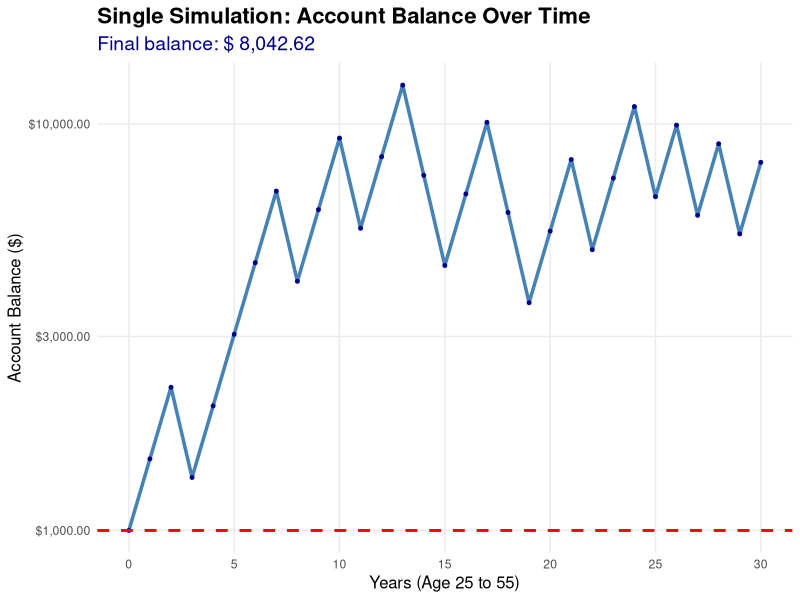

Write the R code that produced this figure. (Note: this script raises an error after producing the figure.)
# Load required libraries
library(ggplot2)
library(scales)

# Set seed for reproducibility
set.seed(123)

# Simulation parameters
initial_wealth <- 1000
num_simulations <- 100
max_years <- 30

# Function to simulate one game
simulate_game <- function(initial_wealth, years) {
  wealth <- numeric(years + 1)
  wealth[1] <- initial_wealth
  
  for (i in 1:years) {
    coin_flip <- rbinom(1, 1, 0.5)  # 1 for heads, 0 for tails
    if (coin_flip == 1) {
      wealth[i + 1] <- wealth[i] * 1.5  # 50% increase
    } else {
      wealth[i + 1] <- wealth[i] * 0.6  # 40% decrease
    }
  }
  
  return(wealth)
}

# Run 100 simulations
simulation_results <- list()
final_wealths <- numeric(num_simulations)

for (i in 1:num_simulations) {
  wealth_path <- simulate_game(initial_wealth, max_years)
  simulation_results[[i]] <- wealth_path
  final_wealths[i] <- wealth_path[length(wealth_path)]
}

# Create data frame for analysis
simulation_df <- data.frame(
  simulation = rep(1:num_simulations, each = max_years + 1),
  year = rep(0:max_years, num_simulations),
  wealth = unlist(simulation_results)
)

# Plot 1: Single Simulation
set.seed(42)
single_simulation <- simulate_game(initial_wealth, max_years)

single_plot <- ggplot(data.frame(year = 0:max_years, wealth = single_simulation), 
                      aes(x = year, y = wealth)) +
  geom_line(color = "steelblue", size = 1.2) +
  geom_point(color = "darkblue", size = 1) +
  geom_hline(yintercept = initial_wealth, color = "red", linetype = "dashed", size = 1) +
  scale_y_continuous(labels = dollar_format(), trans = "log10") +
  scale_x_continuous(breaks = seq(0, max_years, 5)) +
  labs(title = "Single Simulation: Account Balance Over Time",
       subtitle = paste("Final balance: $", format(round(single_simulation[length(single_simulation)], 2), big.mark = ",")),
       x = "Years (Age 25 to 55)",
       y = "Account Balance ($)") +
  theme_minimal() +
  theme(plot.title = element_text(size = 16, face = "bold"),
        plot.subtitle = element_text(size = 14, color = "darkblue"),
        axis.title = element_text(size = 12),
        panel.grid.minor = element_blank())

ggsave("single_simulation_plot.png", single_plot, width = 10, height = 6, dpi = 300)
print("Single simulation plot saved as single_simulation_plot.png")

# Plot 2: Multiple Simulations Trajectories
sample_sims <- sample(1:num_simulations, min(20, num_simulations))
trajectory_df <- simulation_df %>%
  filter(simulation %in% sample_sims)

trajectory_plot <- ggplot(trajectory_df, aes(x = year, y = wealth, group = simulation)) +
  geom_line(alpha = 0.6, color = "steelblue") +
  geom_hline(yintercept = initial_wealth, color = "red", linetype = "dashed", size = 1) +
  scale_y_continuous(labels = dollar_format(), trans = "log10") +
  labs(title = "Sample Wealth Trajectories (Log Scale)",
       subtitle = "Red line indicates initial investment of $1,000",
       x = "Year",
       y = "Wealth ($)") +
  theme_minimal() +
  theme(plot.title = element_text(size = 14, face = "bold"),
        plot.subtitle = element_text(size = 12))

ggsave("multiple_simulations_plot.png", trajectory_plot, width = 10, height = 6, dpi = 300)
print("Multiple simulations plot saved as multiple_simulations_plot.png")

# Plot 3: Distribution of Final Wealth
distribution_plot <- ggplot(data.frame(final_wealth = final_wealths), aes(x = final_wealth)) +
  geom_histogram(bins = 25, fill = "steelblue", alpha = 0.7, color = "white", size = 0.3) +
  geom_vline(xintercept = initial_wealth, color = "red", linetype = "dashed", size = 1.2) +
  geom_vline(xintercept = mean(final_wealths), color = "darkgreen", linetype = "solid", size = 1.2) +
  scale_x_continuous(labels = dollar_format(), trans = "log10") +
  labs(title = "Distribution of Final Account Balances (100 Simulations)",
       subtitle = paste("Mean: $", format(round(mean(final_wealths), 2), big.mark = ","), 
                        "| Median: $", format(round(median(final_wealths), 2), big.mark = ",")),
       x = "Final Account Balance at Age 55 ($)",
       y = "Frequency",
       caption = "Red dashed line: Initial investment ($1,000)\nGreen solid line: Mean final balance") +
  theme_minimal() +
  theme(plot.title = element_text(size = 16, face = "bold"),
        plot.subtitle = element_text(size = 14, color = "darkblue"),
        axis.title = element_text(size = 12),
        plot.caption = element_text(size = 10, hjust = 0),
        panel.grid.minor = element_blank())

ggsave("distribution_plot.png", distribution_plot, width = 10, height = 6, dpi = 300)
print("Distribution plot saved as distribution_plot.png")

# Print summary statistics
cat("\n=== SUMMARY STATISTICS ===\n")
cat("Mean final balance: $", format(round(mean(final_wealths), 2), big.mark = ","), "\n")
cat("Median final balance: $", format(round(median(final_wealths), 2), big.mark = ","), "\n")
cat("Standard deviation: $", format(round(sd(final_wealths), 2), big.mark = ","), "\n")
cat("Minimum final balance: $", format(round(min(final_wealths), 2), big.mark = ","), "\n")
cat("Maximum final balance: $", format(round(max(final_wealths), 2), big.mark = ","), "\n")
cat("Probability of ending above $1,000: ", round(mean(final_wealths > initial_wealth) * 100, 1), "%\n")
